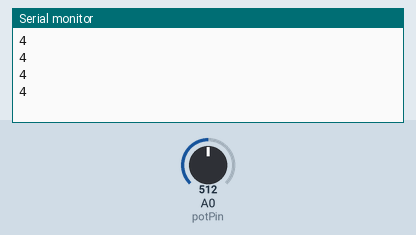
This sketch was run on a simulated Arduino Uno, built with avr-gcc and run on an emulated ATmega328P. Shown: the last lines printed to the serial monitor. Inputs (shaded band) come from the test bench; at power-on: A0 (potPin) = 512.

Above: at 1.2 s.
1.3 s: A0 (potPin) set to 716
At 1.71 s:
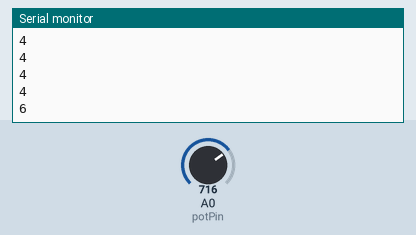
2.8 s: A0 (potPin) set to 900
At 2.91 s:
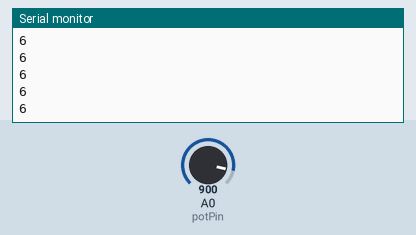
Timing chart, 0 to 5.8 s (numbered marks = the images above; inputs shaded):
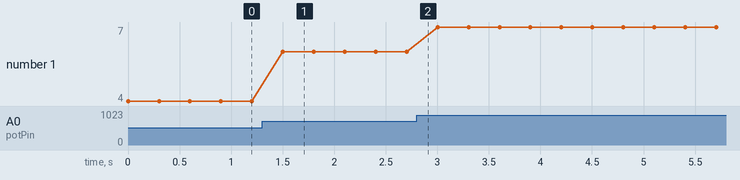

The sketch:

poten_pong.ino
```cpp
int potPin = A0;
int val;
int map_val;

void setup() {
  Serial.begin(9600);
  pinMode(potPin,INPUT);
}

void loop() {
  /*
int sensorValue = analogRead(potPin);
Serial.println(sensorValue);
*/

//to use with processing

val = analogRead(potPin);
map_val = map(val,0,1023,0,9);
String my_str = String(map_val);
Serial.println(my_str);
delay(300);
}
```

Measured:
- after the input at 1.3 s, the serial monitor: prints a new line after 0.20 s (image 1)
- plotted number 1: 4 → 6 after the input at 1.3 s, 6 → 7 after the input at 2.8 s
